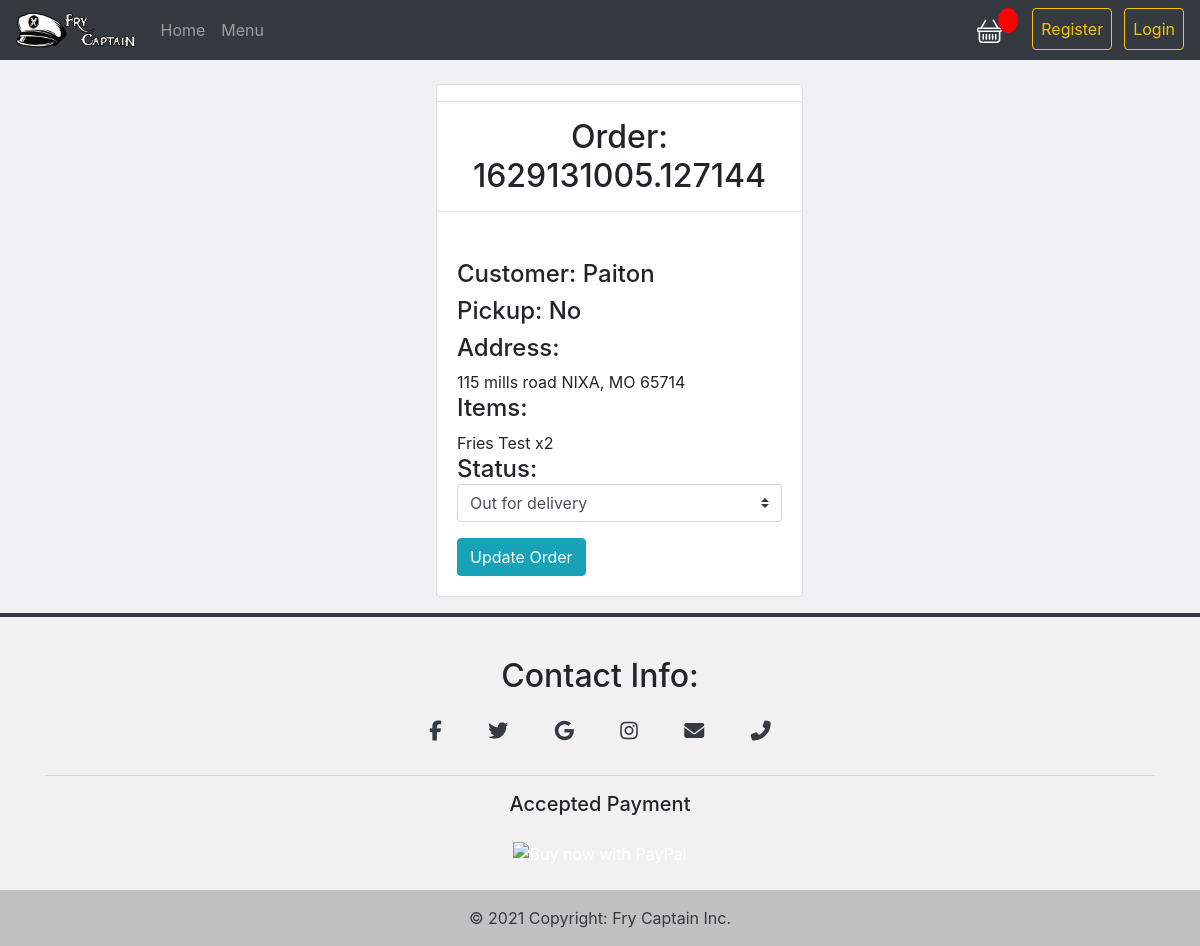
The page /menu_adjustment/order/12 on the database its author committed.
### resturant/models.py (models this page shows, shortened)
class Order(models.Model):
    STATUS = (
            ('Order In Progress', 'Order In Progress'),
            ('Order Confirmed', 'Order Confirmed'),
            ('Out for delivery', 'Out for delivery'),
            ('Arrived', 'Arrived'),
            )
    pickup = models.BooleanField(default=False, null=True)
    customer = models.ForeignKey(Customer, null=True, on_delete=models.SET_NULL)
    date_created = models.DateTimeField(auto_now_add = True, null=True)
    status = models.CharField(max_length=200, null=True, choices = STATUS)
    transaction_id = models.CharField(max_length=200, null=True)

class Customer(models.Model):
    user = models.OneToOneField(User, null=True, on_delete=models.CASCADE)
    name = models.CharField(max_length = 50, null=True)
    email = models.CharField(max_length = 100, null=True)
    phone = models.CharField(max_length = 15, null=True)
    profile_pic = models.ImageField(default='defaultProfilePic.png',null=True, blank=True)
    date_created = models.DateTimeField(auto_now_add = True, null=True)
    def __str__(self):
        return self.name

class ShippingAddress(models.Model):
    customer = models.OneToOneField(Customer, on_delete=models.SET_NULL, null=True)
    order = models.ForeignKey(Order, on_delete=models.SET_NULL, null=True)
    address = models.CharField(max_length=200, null=False)
    city = models.CharField(max_length=200, null=False)
    state = models.CharField(max_length=200, null=False)
    zipcode = models.CharField(max_length=200, null=False)
    date_added = models.DateTimeField(auto_now_add=True)
    def __str__(self):
        return self.address

class OrderItem(models.Model):
    product = models.ForeignKey(MenuItem, on_delete=models.SET_NULL, null=True)
    order = models.ForeignKey(Order, on_delete=models.SET_NULL, null=True)
    quantity = models.IntegerField(default=0, null=True, blank=True)
    date_added = models.DateTimeField(auto_now_add=True)

class MenuItem(models.Model):
    ITEMTYPE = (
                ('fries','fries'),
                ('entree', 'entree'),
                ('dessert', 'dessert'),
                ('sauce', 'sauce'),
                )
    SAUCETYPE = (
            ('aioli','aioli'),
            ('ketchup', 'ketchup'),
    )
    name = models.CharField(max_length = 50, null=True)
    sauce_type = models.CharField(max_length=200, null=True, blank=True, choices=SAUCETYPE)
    description = models.TextField(max_length = 250, null=True)
    price = models.DecimalField(max_digits=7, decimal_places=2, default=0)
    item_type = models.CharField(max_length=200, null=True, choices=ITEMTYPE)
    date_created = models.DateTimeField(auto_now_add = True, null=True)
    item_pic = models.ImageField(default='solid-dark-grey-background.jpg',null=True, blank=True)
    def __str__(self):
        return self.name;

### resturant/views.py (the view)
# urls.py: path('menu_adjustment/order/<str:pk>', views.orderDetails, name="order_details"),
def orderDetails(request, pk):
    currentOrder = Order.objects.get(id=pk)
    orderItems = currentOrder.orderitem_set.all()
    try:
        shippingAddress = currentOrder.customer.shippingaddress
    except:
        shippingAddress = "Customer has no shipping address"
    form = OrderForm(instance=currentOrder)
    if request.method == "POST":
        form = OrderForm(request.POST, instance=currentOrder)
        if form.is_valid():
            form.save()
            return redirect("admin_menu_item")
    context = {
     "form" : form,
     "order" : currentOrder,
     "order_items" : orderItems,
     "shipping_address" : shippingAddress,
    }
    return render(request, 'resturant/order_details.html', context)

### resturant/forms.py
class OrderForm(ModelForm):
    class Meta:
        model = Order
        fields = '__all__'
        exclude=['pickup', 'customer', 'transaction_id']

### resturant/templates/resturant/order_details.html (shortened to what this page needs)
{% extends 'resturant/main.html' %}
{% load static %}
{% load widget_tweaks %}
{% block content %}
<div class="row mt-4 ml-4 d-flex justify-content-center">
  <div class="col-md-4">
    <div class="card">
      <div class="card-title">
        <hr>
        <h2 style="text-align: center;">Order: {% render_field order.transaction_id %}</h2>
        <hr>
      </div>
      <div class="card-body">
        <h4>Customer: {{order.customer}}</h4>
        <h4>Pickup:
          {% if order.pickup %}
          Yes
          {% else %}
          No
          {% endif %}
        </h4>
        <h4>Address:  </h4>
        {% if not order.pickup %}
         {{shipping_address}} {{shipping_address.city}}, {{shipping_address.state}} {{shipping_address.zipcode}}
        {% endif %}
        <h4>Items: </h4>
        {% for item in order_items %}
        {{item.product}} x{{item.quantity}}
        {% endfor %}
        <form class="" action="" method="post">
          <p><span class="h4">Status:</span> {% render_field form.status class="custom-select" %}</p>
          <button type="submit" name="submit" class="btn btn-info">Update Order</button>
        </form>
      </div>
    </div>
  </div>
</div>
{% endblock %}

### static/css/main.css (style rules this page uses)
body { background-color: #f0f1f2; }

### rows shown on the page
Order: transaction "1629131005.127144", customer "Paiton", status "Out for delivery"
ShippingAddress: address "115 mills road", city "NIXA", state "MO", zipcode "65714"
OrderItem: product "Fries Test", quantity "2"
